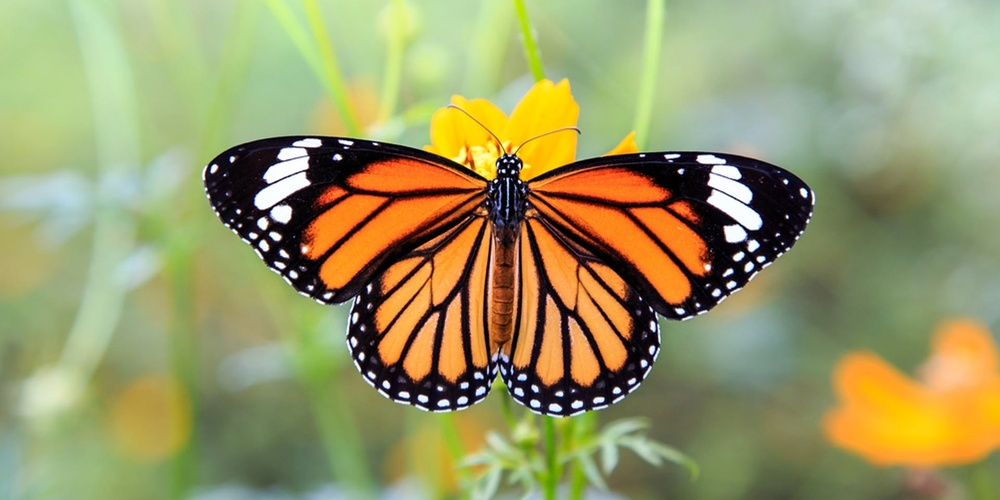
#> input picture images/butterfly.jpg, 1000 x 500 px, shrunk from 1920 x 960 before the run, found by its file name
$ jupyter execute Lab_2_1_Thresholding-Butterfly-Image.ipynb   (shell and % lines are left out)
#> lines starting #> are read from the running program, lines starting #| are printed output that depends on the picture; after the words box and inside, x2 and y2 are one past the last pixel; in counts of white or black regions, pixels touching at a corner belong together
## Task B: Image segmentation of Butterfly

[cell 1]
#!git clone https://github.com/EmdaloTechnologies/CE6003.git

[cell 2]
# First import OpenCV, NumPY and MatPlotLib as we will use these libraries
import cv2
import numpy as np
import matplotlib.pyplot as plt

[cell 3]
# Debug Environment
import platform
import sys

print("System", platform.system(), "-", platform.release())
print("Executable", sys.executable)
print("Python", platform.python_version())
print("OpenCV", cv2.__version__)

[cell 4]
# Load a color image
img = cv2.imread("./images/lab2/butterfly.jpg")
#> img is the input picture: shape (500, 1000, 3); mean B, G, R 103.1, 152.8, 153.5

plt.imshow(cv2.cvtColor(img,cv2.COLOR_BGR2RGB))

First, lets use OpenCV's fastN1MeansDenoisingColored routine to denoise the image.  We're using a larger 'h' and 'hColor' value than typically used as the image is more noisy than images typically used with these technique.  (This should make more sense as we go forward into the CNN segmentation examples).

[cell 5]
# Apply some blurring to reduce noise

# h is the Parameter regulating filter strength for luminance component.
# Bigger h value perfectly removes noise but also removes image details,
# smaller h value preserves details but also preserves some noise
h = 25
hColor = 15

# Default values
templateWindowSize = 7
searchWindowSize = 21

blur = cv2.fastNlMeansDenoisingColored(img, None, h, hColor,templateWindowSize,searchWindowSize)

plt.title("After Denoising/Blurring")
plt.imshow(cv2.cvtColor(blur, cv2.COLOR_BGR2RGB));

Now, lets run a morphological operation on the blurred image.

For this example, we are going to generate a gradient.

This builds on dilation and erosion.  You can read more about erosion and dilation
in the 'Basics' section of Lesson 2.

Today we are going to use them to generate an outline for our starfish.

# Edge Detection
Instead of using a gradient, you could use an edge detection such as Sobel, Laplacian and Canny here in combination with adjusting the image denoising step above.  I'll leave those as an exercise for the reader for now!

[cell 6]
# Apply a morphological gradient (dilate the image, erode the image, and take the difference
elKernel = cv2.getStructuringElement(cv2.MORPH_ELLIPSE, (13,13))

# Use openCV's morphologyEx to generate a gradient using the kernel above
gradient = cv2.morphologyEx(blur, cv2.MORPH_GRADIENT, elKernel)
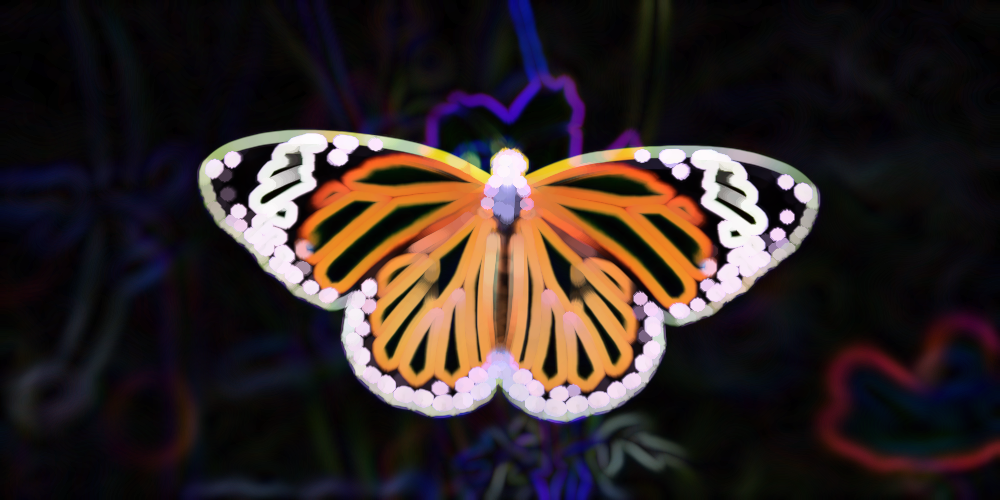
#> gradient: shape (500, 1000, 3); mean B, G, R 37.6, 39.3, 50.9

plt.title("morphological gradient image")
plt.imshow(cv2.cvtColor(gradient, cv2.COLOR_BGR2RGB))
plt.show()

We now have completed the pre-processing of our image.

From this point onwards, we are concerning ourselves with:

a) filling the region of interest, and

b) removing artefacts from the image which we are not interested in.

There are quite a few approaches we can take to this (including not doing them at all), but today lets apply OTSU's threshold to convert the image to black and white, and perform a closing operation to 'fill in' the starfish and then perform some erosion to remove parts of the image that we consider noise.

## OTSU Thresholding
When converting from a grayscale image to a black and white image, selecting a good threshold value can be a time-consuming and manual process.  There are a number of automatic thresholding techniques available - and Otsu's method thresholding is one of the better known techniques.

Conceptually simple, and relatively low cost computationally, Otsu's threshold iterate through all the possible threshold values to find the threshold value where the sum of foreground and background spreads is at its minimum.

[cell 7]
# Apply Otsu's method - or you can adjust the level at which thresholding occurs
# and see what the effect of this is

# Convert gradient to grayscale
gradient = cv2.cvtColor(gradient, cv2.COLOR_BGR2GRAY)
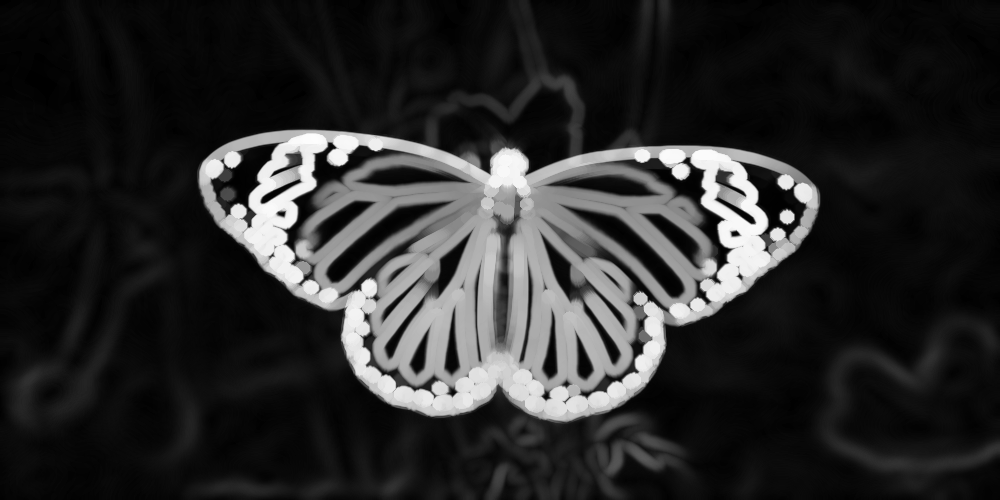
#> gradient: shape (500, 1000); min 0, max 253, mean 42.6
plt.imshow(gradient, cmap='gray');

[cell 8]
# Otsu's method: determines an optimal global threshold value from the image histogram.
# https://docs.opencv.org/3.4/d7/d4d/tutorial_py_thresholding.html

otsu_th, otsu_image = cv2.threshold(gradient, 0, 255, cv2.THRESH_OTSU)
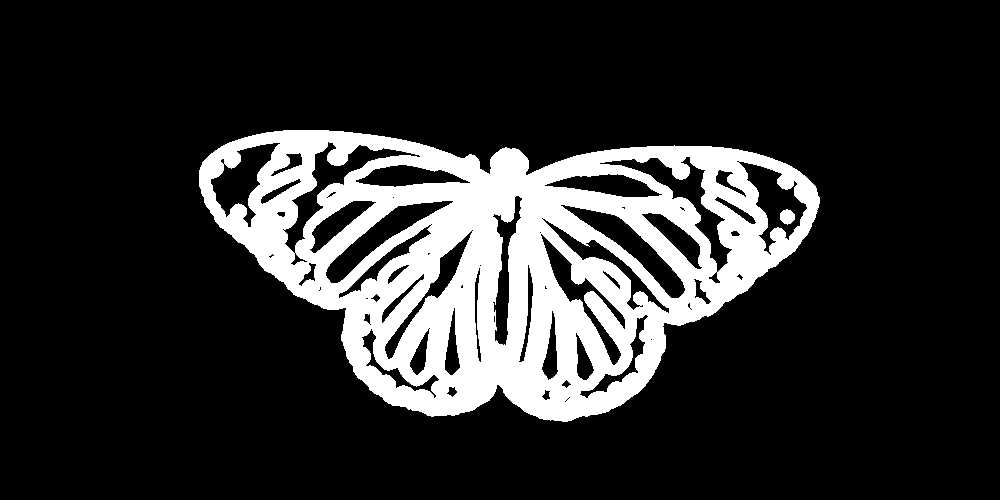
#> otsu_image: shape (500, 1000); 17.6% white; 2 white regions, box (x1, y1, x2, y2) and area: (199, 130, 820, 422) 87578, (780, 209, 795, 225) 177
#> otsu_th = 96
print(f"The OTSU threshold is {otsu_th}")
#| The OTSU threshold is 96.0

plt.title("B&W image post OTSU")
plt.imshow(otsu_image, cmap='gray');

[cell 9]
# Apply a closing operation - we're using a large kernel here. By all means adjust the size of this kernel
# and observe the effects
closingKernel = cv2.getStructuringElement(cv2.MORPH_ELLIPSE, (33,33))
close = cv2.morphologyEx(otsu_image, cv2.MORPH_CLOSE, closingKernel)
#> close: shape (500, 1000); 24.1% white; 1 white region, box (x1, y1, x2, y2) and area: (199, 130, 820, 422) 120392

plt.title("After closing")
plt.imshow(close, cmap='gray');

[cell 10]
# Erode smaller artefacts out of the image - play with iterations to see how it works
erosionKernel = np.ones((5,5),np.uint8)
eroded = cv2.erode(close, erosionKernel, iterations = 3)
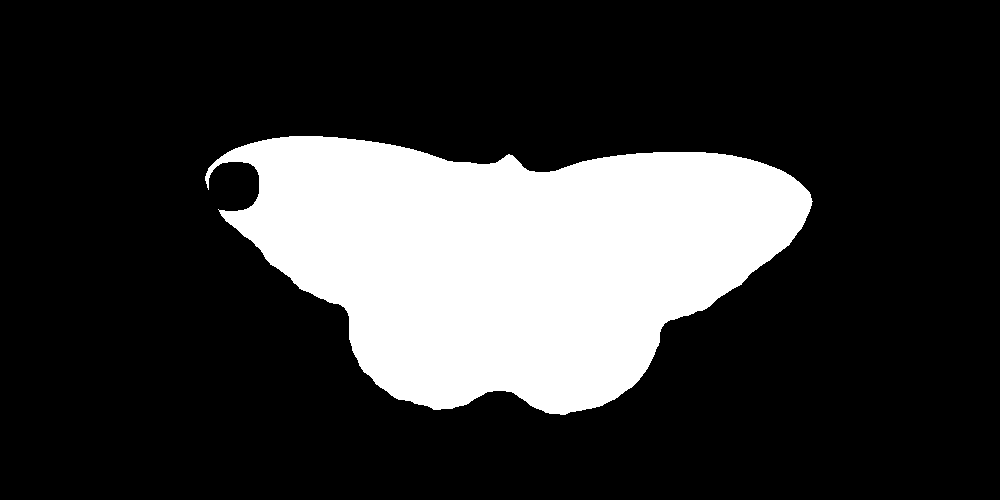
#> eroded: shape (500, 1000); 21.6% white; 1 white region

plt.title("After Erosion")
plt.imshow(eroded, cmap='gray');

## Obsevarion: Erosion is removing the boundary edge pixels and this can lead to a weak countour.
## Decision made is to avoid erosion in this case.

So, now we've effectively segmented our image.

Now, let's post-process the image to find the contours that represent the edge of the starfish.  We'll just use the intuition that the starfish is the largest object in the scene.

Then we'lll do a little image manipulation to generate a colour representing the starfish, another colour representing the background (i.e. not the starfish) and then merge those colours with the original image.

You'll notice the closing and erosion steps are not perfect - they're not supposed to be.  They are good enough to feed into the findContours routine.  By all means, tune them further to get better quality input into findContours.

In the findContours routine we're using cv2.RETR_EXTERNAL.  This is to reduce the complexity of post-processing by only reporting 'external' contours (i.e. we'll attempt to suppress contours that are inside other contours).

[cell 11]
p = int(img.shape[1] * 0.05)
#> p = 50
eroded[:, 0:p] = 0
eroded[:, img.shape[1] - p:] = 0

Contours can be explained simply as a curve joining all the continuous points (along the boundary), having same color or intensity. The contours are a useful tool for shape analysis and object detection and recognition.

Ref: https://opencv-python-tutroals.readthedocs.io/en/latest/py_tutorials/py_imgproc/py_contours/py_contours_begin/py_contours_begin.html

[cell 12]
# Find the contours on the image after closing- just external contours to keep post-processing simple
contours, hierarchy = cv2.findContours(close,cv2.RETR_TREE,cv2.CHAIN_APPROX_SIMPLE)
#> contours = 2 contours; box (x1, y1, x2, y2) and area: (199, 130, 820, 422) 120762, (214, 167, 254, 206) 1127
print(f"Number of Contours found {len(contours)}")
#| Number of Contours found 2

# Draw all contours
# -1 signifies drawing all contours (in red color 255 0 0 )
contour_img=img.copy()
cv2.drawContours(contour_img, contours, -1, (255, 255, 0), 3)
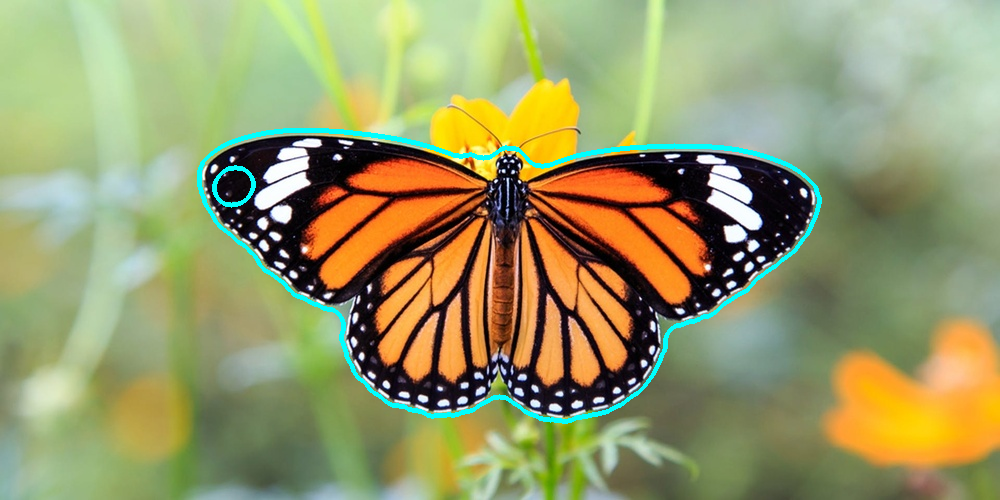
#> contour_img: shape (500, 1000, 3); 1.51% of pixels changed, all inside (x1, y1, x2, y2) = (197, 128, 822, 424)

plt.title("Contours")
plt.imshow(cv2.cvtColor(contour_img, cv2.COLOR_BGR2RGB));

[cell 13]
# Sort the candidates by size, and just keep the largest one
contours = sorted(contours, key=cv2.contourArea, reverse=True)[:1]
#> contours = 1 contour; box (x1, y1, x2, y2) and area: (199, 130, 820, 422) 120762

# Lets create two images, initially all zeros (i.e. black)
# One image will be filled with 'Blue' wherever we think there's some starfish
# The other image will be filled with 'Green' whereever we think there's not some starfish
h, w, num_c = img.shape
#> h = 500; w = 1000; num_c = 3
print(img.shape)
#| (500, 1000, 3)

segmask = np.zeros((h, w, num_c), np.uint8)
stencil = np.zeros((h, w, num_c), np.uint8)

# I know we've only one contour, but - in general - we'd expect to have more contours to deal with
for c in contours:
    # Fill in the starfish shape into segmask
    cv2.drawContours(segmask, [c], 0, (255, 0, 0), -1)
    # Lets fill in the starfish shape into stencil as well
    # and then re-arrange the colors using numpy
    cv2.drawContours(stencil, [c], 0, (255, 0, 0), -1)
    stencil[np.where((stencil==[0,0,0]).all(axis=2))] = [0, 255, 0]
    stencil[np.where((stencil==[255,0,0]).all(axis=2))] = [0, 0, 0]
#> this loop made 1 pass
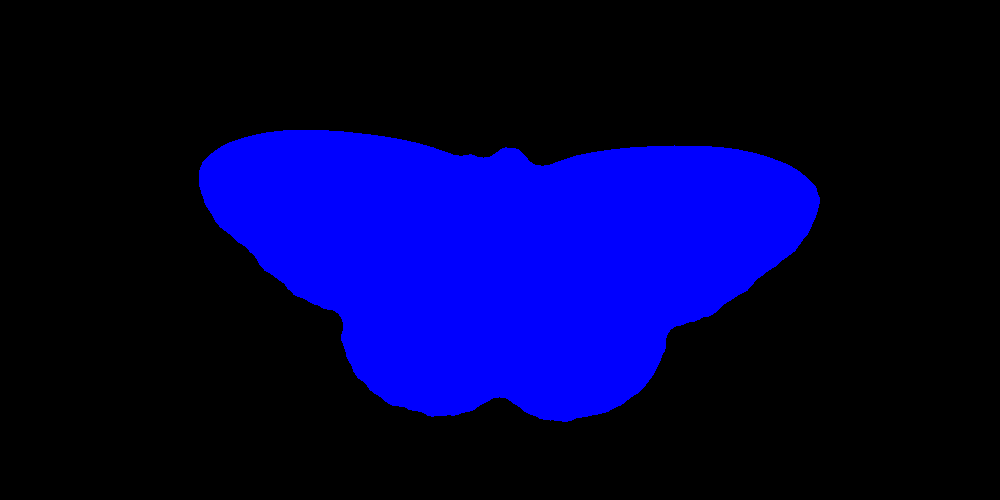
#> segmask: shape (500, 1000, 3); mean of channels 0, 1, 2 61.9, 0, 0; drawn as B, G, R
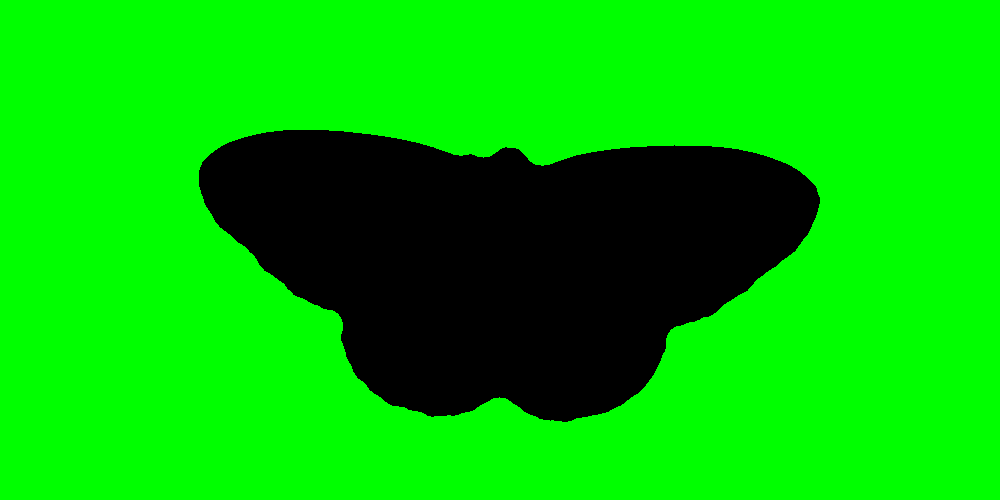
#> stencil: shape (500, 1000, 3); mean of channels 0, 1, 2 0, 193.1, 0; drawn as B, G, R

# Now, lets create a mask image by bitwise ORring segmask and stencil together
mask = cv2.bitwise_or(stencil, segmask)
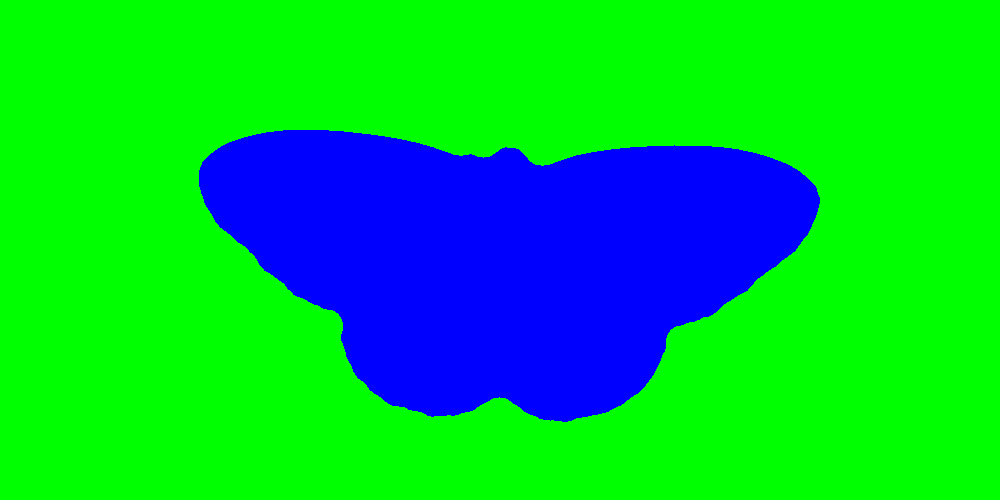
#> mask: shape (500, 1000, 3); mean of channels 0, 1, 2 61.9, 193.1, 0; drawn as B, G, R

plt.title("Final mask")
plt.imshow(cv2.cvtColor(mask, cv2.COLOR_BGR2RGB));

[cell 14]
# Now, lets just blend our original image with our mask
# apply mask to the original image
output = cv2.bitwise_or(mask, img)
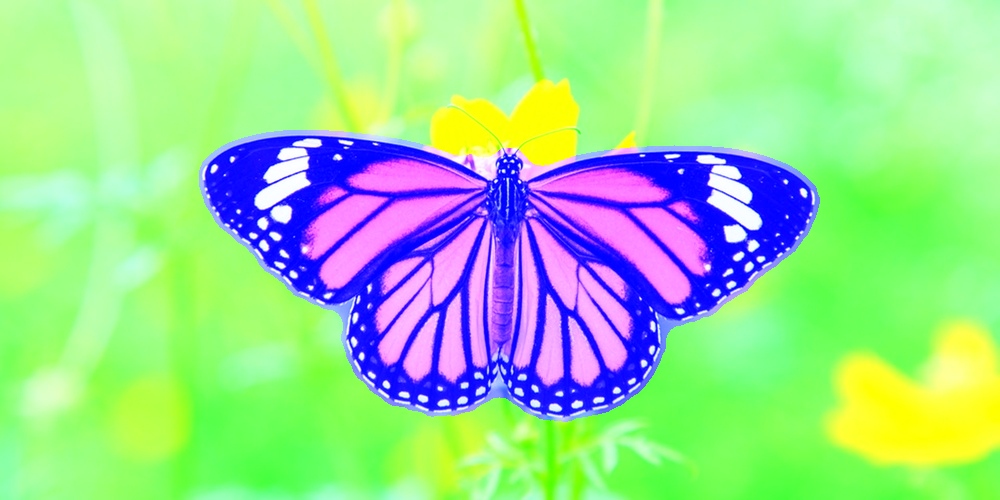
#> output: shape (500, 1000, 3); mean of channels 0, 1, 2 151.4, 214.3, 153.5; drawn as B, G, R
plt.title("Blended Image with MASK")
plt.imshow(cv2.cvtColor(output, cv2.COLOR_BGR2RGB));

### Plotting all the image processing steps

[cell 15]
plt.figure(figsize=(20,10))
plt.subplot(3,3,1), plt.axis("off"), plt.title("Original Image"), plt.imshow(cv2.cvtColor(img, cv2.COLOR_BGR2RGB))
plt.subplot(3,3,2), plt.axis("off"), plt.title("Blurred Image"), plt.imshow(cv2.cvtColor(blur, cv2.COLOR_BGR2RGB))
plt.subplot(3,3,3), plt.axis("off"), plt.title("Gradient Image"), plt.imshow(cv2.cvtColor(gradient, cv2.COLOR_BGR2RGB))
plt.subplot(3,3,4), plt.axis("off"), plt.title("B&W Image"), plt.imshow(otsu_image, cmap='gray')
plt.subplot(3,3,5), plt.axis("off"), plt.title("Closing"), plt.imshow(close, cmap='gray')
plt.subplot(3,3,6), plt.axis("off"), plt.title("Erosion"), plt.imshow(eroded, cmap='gray')
plt.subplot(3,3,7), plt.axis("off"), plt.title("Contours"), plt.imshow(cv2.cvtColor(contour_img, cv2.COLOR_BGR2RGB))
plt.subplot(3,3,8), plt.axis("off"), plt.title("Final mask of Starfish"), plt.imshow(cv2.cvtColor(mask, cv2.COLOR_BGR2RGB))
plt.subplot(3,3,9), plt.axis("off"), plt.title("Bitwise OR Beld Original Image with MASK"), plt.imshow(cv2.cvtColor(output, cv2.COLOR_BGR2RGB))
plt.show()
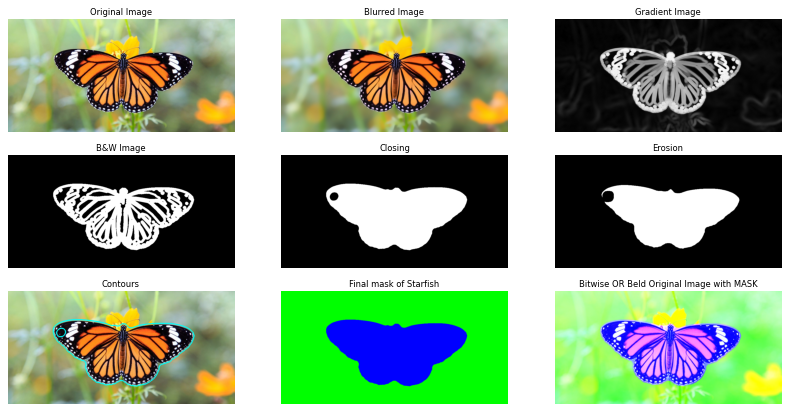
#> figure drawn by matplotlib, 9 panels
